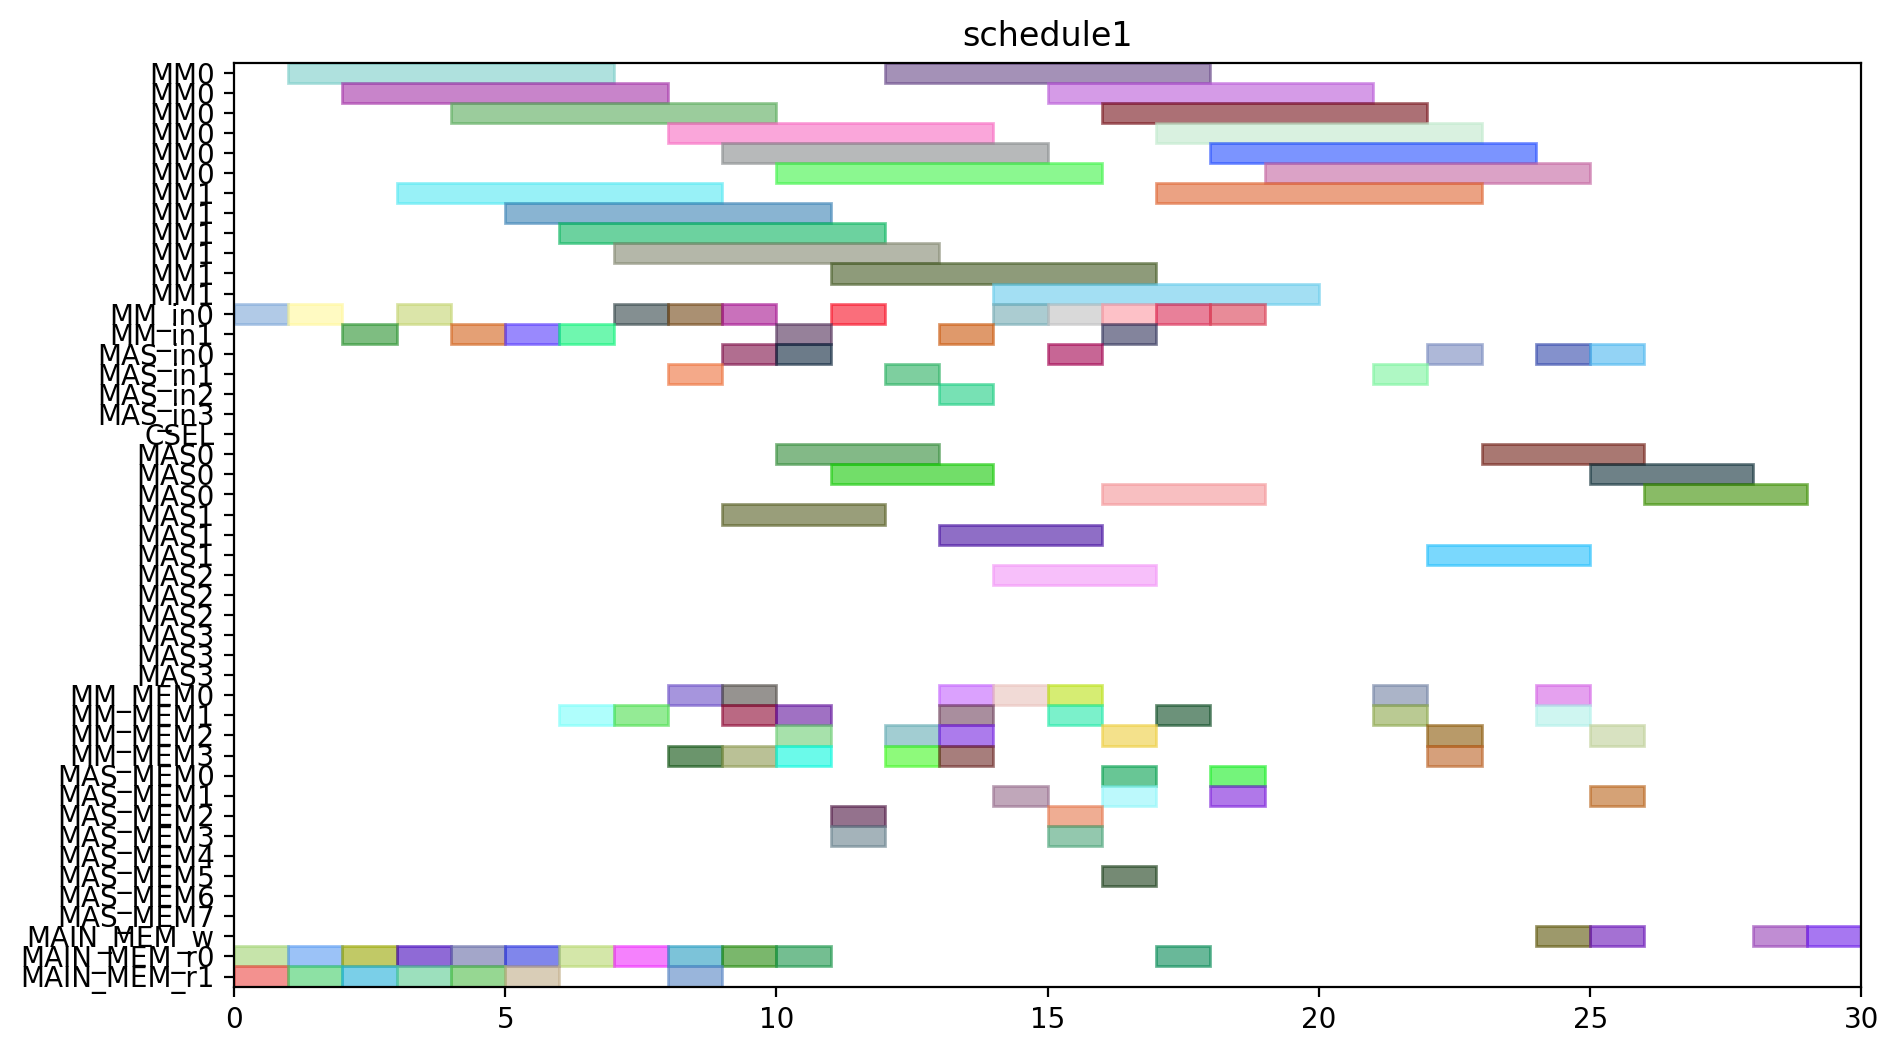

Here is the Python script that generated this plot:
from pyschedule import Scenario, solvers, plotters, alt


def solve():
	horizon = 150
	S = Scenario("schedule1", horizon=horizon)

	# resource
	MM = S.Resources('MM', num=2, size=6)
	MM_in = S.Resources('MM_in', num=2)
	MAS_in = S.Resources('MAS_in', num=4)
	CSEL = S.Resource('CSEL')
	MAS = S.Resources('MAS', num=4, size=3, periods=range(1, horizon))
	MM_MEM = S.Resources('MM_MEM', num=4)
	MAS_MEM = S.Resources('MAS_MEM', num=8)
	MAIN_MEM_w = S.Resource('MAIN_MEM_w', size=1)
	MAIN_MEM_r = S.Resources('MAIN_MEM_r', num=2)

	# result of previous scheduling
	T1_in = S.Task('T1_in', length=1, delay_cost=1)
	S += T1_in >= 0
	T1_in += MM_in[0]

	T1_mem0 = S.Task('T1_mem0', length=1, delay_cost=1)
	S += T1_mem0 >= 0
	T1_mem0 += MAIN_MEM_r[0]

	T1_mem1 = S.Task('T1_mem1', length=1, delay_cost=1)
	S += T1_mem1 >= 0
	T1_mem1 += MAIN_MEM_r[1]

	T1 = S.Task('T1', length=6, delay_cost=1)
	S += T1 >= 1
	T1 += MM[0]

	T4_in = S.Task('T4_in', length=1, delay_cost=1)
	S += T4_in >= 1
	T4_in += MM_in[0]

	T4_mem0 = S.Task('T4_mem0', length=1, delay_cost=1)
	S += T4_mem0 >= 1
	T4_mem0 += MAIN_MEM_r[0]

	T4_mem1 = S.Task('T4_mem1', length=1, delay_cost=1)
	S += T4_mem1 >= 1
	T4_mem1 += MAIN_MEM_r[1]

	T2_in = S.Task('T2_in', length=1, delay_cost=1)
	S += T2_in >= 2
	T2_in += MM_in[1]

	T2_mem0 = S.Task('T2_mem0', length=1, delay_cost=1)
	S += T2_mem0 >= 2
	T2_mem0 += MAIN_MEM_r[0]

	T2_mem1 = S.Task('T2_mem1', length=1, delay_cost=1)
	S += T2_mem1 >= 2
	T2_mem1 += MAIN_MEM_r[1]

	T4 = S.Task('T4', length=6, delay_cost=1)
	S += T4 >= 2
	T4 += MM[0]

	T2 = S.Task('T2', length=6, delay_cost=1)
	S += T2 >= 3
	T2 += MM[1]

	T3_in = S.Task('T3_in', length=1, delay_cost=1)
	S += T3_in >= 3
	T3_in += MM_in[0]

	T3_mem0 = S.Task('T3_mem0', length=1, delay_cost=1)
	S += T3_mem0 >= 3
	T3_mem0 += MAIN_MEM_r[0]

	T3_mem1 = S.Task('T3_mem1', length=1, delay_cost=1)
	S += T3_mem1 >= 3
	T3_mem1 += MAIN_MEM_r[1]

	T3 = S.Task('T3', length=6, delay_cost=1)
	S += T3 >= 4
	T3 += MM[0]

	T7_in = S.Task('T7_in', length=1, delay_cost=1)
	S += T7_in >= 4
	T7_in += MM_in[1]

	T7_mem0 = S.Task('T7_mem0', length=1, delay_cost=1)
	S += T7_mem0 >= 4
	T7_mem0 += MAIN_MEM_r[0]

	T7_mem1 = S.Task('T7_mem1', length=1, delay_cost=1)
	S += T7_mem1 >= 4
	T7_mem1 += MAIN_MEM_r[1]

	T5_in = S.Task('T5_in', length=1, delay_cost=1)
	S += T5_in >= 5
	T5_in += MM_in[1]

	T5_mem0 = S.Task('T5_mem0', length=1, delay_cost=1)
	S += T5_mem0 >= 5
	T5_mem0 += MAIN_MEM_r[0]

	T5_mem1 = S.Task('T5_mem1', length=1, delay_cost=1)
	S += T5_mem1 >= 5
	T5_mem1 += MAIN_MEM_r[1]

	T7 = S.Task('T7', length=6, delay_cost=1)
	S += T7 >= 5
	T7 += MM[1]

	T5 = S.Task('T5', length=6, delay_cost=1)
	S += T5 >= 6
	T5 += MM[1]

	T9_in = S.Task('T9_in', length=1, delay_cost=1)
	S += T9_in >= 6
	T9_in += MM_in[1]

	T9_mem0 = S.Task('T9_mem0', length=1, delay_cost=1)
	S += T9_mem0 >= 6
	T9_mem0 += MAIN_MEM_r[0]

	T9_mem1 = S.Task('T9_mem1', length=1, delay_cost=1)
	S += T9_mem1 >= 6
	T9_mem1 += MM_MEM[1]

	T9 = S.Task('T9', length=6, delay_cost=1)
	S += T9 >= 7
	T9 += MM[1]

	T13_in = S.Task('T13_in', length=1, delay_cost=1)
	S += T13_in >= 8
	T13_in += MAS_in[1]

	T13_mem0 = S.Task('T13_mem0', length=1, delay_cost=1)
	S += T13_mem0 >= 8
	T13_mem0 += MM_MEM[0]

	T13_mem1 = S.Task('T13_mem1', length=1, delay_cost=1)
	S += T13_mem1 >= 8
	T13_mem1 += MM_MEM[3]

	T6_in = S.Task('T6_in', length=1, delay_cost=1)
	S += T6_in >= 8
	T6_in += MM_in[0]

	T6_mem0 = S.Task('T6_mem0', length=1, delay_cost=1)
	S += T6_mem0 >= 8
	T6_mem0 += MAIN_MEM_r[0]

	T6_mem1 = S.Task('T6_mem1', length=1, delay_cost=1)
	S += T6_mem1 >= 8
	T6_mem1 += MAIN_MEM_r[1]

	T10_in = S.Task('T10_in', length=1, delay_cost=1)
	S += T10_in >= 9
	T10_in += MM_in[0]

	T10_mem0 = S.Task('T10_mem0', length=1, delay_cost=1)
	S += T10_mem0 >= 9
	T10_mem0 += MAIN_MEM_r[0]

	T10_mem1 = S.Task('T10_mem1', length=1, delay_cost=1)
	S += T10_mem1 >= 9
	T10_mem1 += MM_MEM[1]

	T12_in = S.Task('T12_in', length=1, delay_cost=1)
	S += T12_in >= 9
	T12_in += MAS_in[0]

	T12_mem0 = S.Task('T12_mem0', length=1, delay_cost=1)
	S += T12_mem0 >= 9
	T12_mem0 += MM_MEM[0]

	T12_mem1 = S.Task('T12_mem1', length=1, delay_cost=1)
	S += T12_mem1 >= 9
	T12_mem1 += MM_MEM[3]

	T13 = S.Task('T13', length=3, delay_cost=1)
	S += T13 >= 9
	T13 += MAS[1]

	T6 = S.Task('T6', length=6, delay_cost=1)
	S += T6 >= 9
	T6 += MM[0]

	T10 = S.Task('T10', length=6, delay_cost=1)
	S += T10 >= 10
	T10 += MM[0]

	T11_in = S.Task('T11_in', length=1, delay_cost=1)
	S += T11_in >= 10
	T11_in += MM_in[1]

	T11_mem0 = S.Task('T11_mem0', length=1, delay_cost=1)
	S += T11_mem0 >= 10
	T11_mem0 += MAIN_MEM_r[0]

	T11_mem1 = S.Task('T11_mem1', length=1, delay_cost=1)
	S += T11_mem1 >= 10
	T11_mem1 += MM_MEM[1]

	T12 = S.Task('T12', length=3, delay_cost=1)
	S += T12 >= 10
	T12 += MAS[0]

	T15_in = S.Task('T15_in', length=1, delay_cost=1)
	S += T15_in >= 10
	T15_in += MAS_in[0]

	T15_mem0 = S.Task('T15_mem0', length=1, delay_cost=1)
	S += T15_mem0 >= 10
	T15_mem0 += MM_MEM[2]

	T15_mem1 = S.Task('T15_mem1', length=1, delay_cost=1)
	S += T15_mem1 >= 10
	T15_mem1 += MM_MEM[3]

	T11 = S.Task('T11', length=6, delay_cost=1)
	S += T11 >= 11
	T11 += MM[1]

	T14_in = S.Task('T14_in', length=1, delay_cost=1)
	S += T14_in >= 11
	T14_in += MM_in[0]

	T14_mem0 = S.Task('T14_mem0', length=1, delay_cost=1)
	S += T14_mem0 >= 11
	T14_mem0 += MAS_MEM[2]

	T14_mem1 = S.Task('T14_mem1', length=1, delay_cost=1)
	S += T14_mem1 >= 11
	T14_mem1 += MAS_MEM[3]

	T15 = S.Task('T15', length=3, delay_cost=1)
	S += T15 >= 11
	T15 += MAS[0]

	T14 = S.Task('T14', length=6, delay_cost=1)
	S += T14 >= 12
	T14 += MM[0]

	T19_in = S.Task('T19_in', length=1, delay_cost=1)
	S += T19_in >= 12
	T19_in += MAS_in[1]

	T19_mem0 = S.Task('T19_mem0', length=1, delay_cost=1)
	S += T19_mem0 >= 12
	T19_mem0 += MM_MEM[2]

	T19_mem1 = S.Task('T19_mem1', length=1, delay_cost=1)
	S += T19_mem1 >= 12
	T19_mem1 += MM_MEM[3]

	T16_in = S.Task('T16_in', length=1, delay_cost=1)
	S += T16_in >= 13
	T16_in += MM_in[1]

	T16_mem0 = S.Task('T16_mem0', length=1, delay_cost=1)
	S += T16_mem0 >= 13
	T16_mem0 += MM_MEM[0]

	T16_mem1 = S.Task('T16_mem1', length=1, delay_cost=1)
	S += T16_mem1 >= 13
	T16_mem1 += MM_MEM[1]

	T18_in = S.Task('T18_in', length=1, delay_cost=1)
	S += T18_in >= 13
	T18_in += MAS_in[2]

	T18_mem0 = S.Task('T18_mem0', length=1, delay_cost=1)
	S += T18_mem0 >= 13
	T18_mem0 += MM_MEM[2]

	T18_mem1 = S.Task('T18_mem1', length=1, delay_cost=1)
	S += T18_mem1 >= 13
	T18_mem1 += MM_MEM[3]

	T19 = S.Task('T19', length=3, delay_cost=1)
	S += T19 >= 13
	T19 += MAS[1]

	T16 = S.Task('T16', length=6, delay_cost=1)
	S += T16 >= 14
	T16 += MM[1]

	T17_in = S.Task('T17_in', length=1, delay_cost=1)
	S += T17_in >= 14
	T17_in += MM_in[0]

	T17_mem0 = S.Task('T17_mem0', length=1, delay_cost=1)
	S += T17_mem0 >= 14
	T17_mem0 += MM_MEM[0]

	T17_mem1 = S.Task('T17_mem1', length=1, delay_cost=1)
	S += T17_mem1 >= 14
	T17_mem1 += MAS_MEM[1]

	T18 = S.Task('T18', length=3, delay_cost=1)
	S += T18 >= 14
	T18 += MAS[2]

	T17 = S.Task('T17', length=6, delay_cost=1)
	S += T17 >= 15
	T17 += MM[0]

	T21_in = S.Task('T21_in', length=1, delay_cost=1)
	S += T21_in >= 15
	T21_in += MAS_in[0]

	T21_mem0 = S.Task('T21_mem0', length=1, delay_cost=1)
	S += T21_mem0 >= 15
	T21_mem0 += MM_MEM[0]

	T21_mem1 = S.Task('T21_mem1', length=1, delay_cost=1)
	S += T21_mem1 >= 15
	T21_mem1 += MM_MEM[1]

	T23_in = S.Task('T23_in', length=1, delay_cost=1)
	S += T23_in >= 15
	T23_in += MM_in[0]

	T23_mem0 = S.Task('T23_mem0', length=1, delay_cost=1)
	S += T23_mem0 >= 15
	T23_mem0 += MAS_MEM[2]

	T23_mem1 = S.Task('T23_mem1', length=1, delay_cost=1)
	S += T23_mem1 >= 15
	T23_mem1 += MAS_MEM[3]

	T20_in = S.Task('T20_in', length=1, delay_cost=1)
	S += T20_in >= 16
	T20_in += MM_in[1]

	T20_mem0 = S.Task('T20_mem0', length=1, delay_cost=1)
	S += T20_mem0 >= 16
	T20_mem0 += MAS_MEM[0]

	T20_mem1 = S.Task('T20_mem1', length=1, delay_cost=1)
	S += T20_mem1 >= 16
	T20_mem1 += MAS_MEM[5]

	T21 = S.Task('T21', length=3, delay_cost=1)
	S += T21 >= 16
	T21 += MAS[0]

	T23 = S.Task('T23', length=6, delay_cost=1)
	S += T23 >= 16
	T23 += MM[0]

	T24_in = S.Task('T24_in', length=1, delay_cost=1)
	S += T24_in >= 16
	T24_in += MM_in[0]

	T24_mem0 = S.Task('T24_mem0', length=1, delay_cost=1)
	S += T24_mem0 >= 16
	T24_mem0 += MM_MEM[2]

	T24_mem1 = S.Task('T24_mem1', length=1, delay_cost=1)
	S += T24_mem1 >= 16
	T24_mem1 += MAS_MEM[1]

	T20 = S.Task('T20', length=6, delay_cost=1)
	S += T20 >= 17
	T20 += MM[1]

	T24 = S.Task('T24', length=6, delay_cost=1)
	S += T24 >= 17
	T24 += MM[0]

	Z2_new_in = S.Task('Z2_new_in', length=1, delay_cost=1)
	S += Z2_new_in >= 17
	Z2_new_in += MM_in[0]

	Z2_new_mem0 = S.Task('Z2_new_mem0', length=1, delay_cost=1)
	S += Z2_new_mem0 >= 17
	Z2_new_mem0 += MAIN_MEM_r[0]

	Z2_new_mem1 = S.Task('Z2_new_mem1', length=1, delay_cost=1)
	S += Z2_new_mem1 >= 17
	Z2_new_mem1 += MM_MEM[1]

	T22_in = S.Task('T22_in', length=1, delay_cost=1)
	S += T22_in >= 18
	T22_in += MM_in[0]

	T22_mem0 = S.Task('T22_mem0', length=1, delay_cost=1)
	S += T22_mem0 >= 18
	T22_mem0 += MAS_MEM[0]

	T22_mem1 = S.Task('T22_mem1', length=1, delay_cost=1)
	S += T22_mem1 >= 18
	T22_mem1 += MAS_MEM[1]

	Z2_new = S.Task('Z2_new', length=6, delay_cost=1)
	S += Z2_new >= 18
	Z2_new += MM[0]

	T22 = S.Task('T22', length=6, delay_cost=1)
	S += T22 >= 19
	T22 += MM[0]

	X1_new_in = S.Task('X1_new_in', length=1, delay_cost=1)
	S += X1_new_in >= 21
	X1_new_in += MAS_in[1]

	X1_new_mem0 = S.Task('X1_new_mem0', length=1, delay_cost=1)
	S += X1_new_mem0 >= 21
	X1_new_mem0 += MM_MEM[0]

	X1_new_mem1 = S.Task('X1_new_mem1', length=1, delay_cost=1)
	S += X1_new_mem1 >= 21
	X1_new_mem1 += MM_MEM[1]

	T25_in = S.Task('T25_in', length=1, delay_cost=1)
	S += T25_in >= 22
	T25_in += MAS_in[0]

	T25_mem0 = S.Task('T25_mem0', length=1, delay_cost=1)
	S += T25_mem0 >= 22
	T25_mem0 += MM_MEM[2]

	T25_mem1 = S.Task('T25_mem1', length=1, delay_cost=1)
	S += T25_mem1 >= 22
	T25_mem1 += MM_MEM[3]

	X1_new = S.Task('X1_new', length=3, delay_cost=1)
	S += X1_new >= 22
	X1_new += MAS[1]

	T25 = S.Task('T25', length=3, delay_cost=1)
	S += T25 >= 23
	T25 += MAS[0]

	X2_new_in = S.Task('X2_new_in', length=1, delay_cost=1)
	S += X2_new_in >= 24
	X2_new_in += MAS_in[0]

	X2_new_mem0 = S.Task('X2_new_mem0', length=1, delay_cost=1)
	S += X2_new_mem0 >= 24
	X2_new_mem0 += MM_MEM[0]

	X2_new_mem1 = S.Task('X2_new_mem1', length=1, delay_cost=1)
	S += X2_new_mem1 >= 24
	X2_new_mem1 += MM_MEM[1]

	Z2_new_w = S.Task('Z2_new_w', length=1, delay_cost=1)
	S += Z2_new_w >= 24
	Z2_new_w += MAIN_MEM_w

	X1_new_w = S.Task('X1_new_w', length=1, delay_cost=1)
	S += X1_new_w >= 25
	X1_new_w += MAIN_MEM_w

	X2_new = S.Task('X2_new', length=3, delay_cost=1)
	S += X2_new >= 25
	X2_new += MAS[0]

	Z1_new_in = S.Task('Z1_new_in', length=1, delay_cost=1)
	S += Z1_new_in >= 25
	Z1_new_in += MAS_in[0]

	Z1_new_mem0 = S.Task('Z1_new_mem0', length=1, delay_cost=1)
	S += Z1_new_mem0 >= 25
	Z1_new_mem0 += MM_MEM[2]

	Z1_new_mem1 = S.Task('Z1_new_mem1', length=1, delay_cost=1)
	S += Z1_new_mem1 >= 25
	Z1_new_mem1 += MAS_MEM[1]

	Z1_new = S.Task('Z1_new', length=3, delay_cost=1)
	S += Z1_new >= 26
	Z1_new += MAS[0]

	X2_new_w = S.Task('X2_new_w', length=1, delay_cost=1)
	S += X2_new_w >= 28
	X2_new_w += MAIN_MEM_w

	Z1_new_w = S.Task('Z1_new_w', length=1, delay_cost=1)
	S += Z1_new_w >= 29
	Z1_new_w += MAIN_MEM_w


	# new tasks
	T8 = S.Task('T8', length=6, delay_cost=1)
	T8 += alt(MM)
	T8_in = S.Task('T8_in', length=1, delay_cost=1)
	T8_in += alt(MM_in)
	S += T8_in*MM_in[0]<=T8*MM[0]
	S += T8_in*MM_in[1]<=T8*MM[1]
	S += T8<14

	T8_mem0 = S.Task('T8_mem0', length=1, delay_cost=1)
	T8_mem0 += MAIN_MEM_r[0]
	S += T8_mem0 <= T8

	T8_mem1 = S.Task('T8_mem1', length=1, delay_cost=1)
	T8_mem1 += MM_MEM[1]
	S += 6 < T8_mem1
	S += T8_mem1 <= T8

	solvers.mip.solve(S,msg=1,kind='CPLEX',ratio_gap=1.01)

	solution = [['hoge']*len(S.solution()[1]) for i in range(len(S.solution()))]
	for i in range(len(S.solution())):
		for j in range(len(S.solution()[i])):
			solution[i][j]=str(S.solution()[i][j])
	print(solution)

	cycles = int(solution[-1][3])

	pic_file_name = "/mnt/rose/usr1/fukuda/ABE/multiRAM_multiMAS_16mux/scheduling_result/stage6MM2_stage3MAS4/EP_LADDERMUL/schedule1.png"
	if(S.solution() != []):
		plotters.matplotlib.plot(S,img_filename=pic_file_name, show_task_labels=False, fig_size=(cycles*0.25+3, 6))

	return solution
